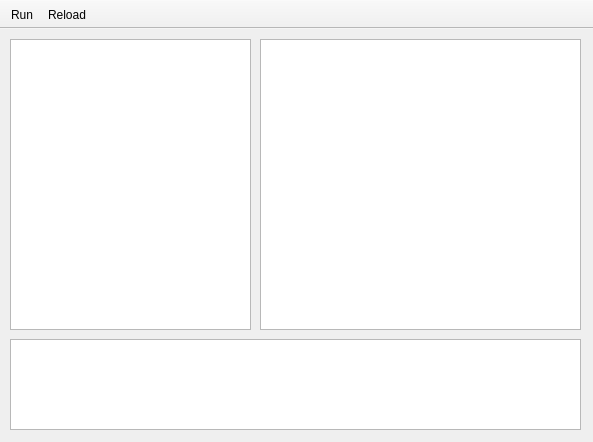
<?xml version="1.0" encoding="UTF-8"?>
<ui version="4.0">
 <class>MainWindow</class>
 <widget class="QMainWindow" name="MainWindow">
  <property name="geometry">
   <rect>
    <x>0</x>
    <y>0</y>
    <width>593</width>
    <height>442</height>
   </rect>
  </property>
  <property name="windowTitle">
   <string>ROBOT v0.1</string>
  </property>
  <widget class="QWidget" name="centralWidget">
   <widget class="QTextEdit" name="textEdit">
    <property name="geometry">
     <rect>
      <x>10</x>
      <y>10</y>
      <width>241</width>
      <height>291</height>
     </rect>
    </property>
   </widget>
   <widget class="QGraphicsView" name="graphicsView">
    <property name="geometry">
     <rect>
      <x>260</x>
      <y>10</y>
      <width>321</width>
      <height>291</height>
     </rect>
    </property>
   </widget>
   <widget class="QTextEdit" name="consoleTextEdit">
    <property name="geometry">
     <rect>
      <x>10</x>
      <y>310</y>
      <width>571</width>
      <height>91</height>
     </rect>
    </property>
   </widget>
  </widget>
  <widget class="QToolBar" name="mainToolBar">
   <property name="enabled">
    <bool>true</bool>
   </property>
   <property name="movable">
    <bool>false</bool>
   </property>
   <attribute name="toolBarArea">
    <enum>TopToolBarArea</enum>
   </attribute>
   <attribute name="toolBarBreak">
    <bool>false</bool>
   </attribute>
   <addaction name="actionRun"/>
   <addaction name="actionReload"/>
  </widget>
  <widget class="QMenuBar" name="menuBar">
   <property name="geometry">
    <rect>
     <x>0</x>
     <y>0</y>
     <width>593</width>
     <height>21</height>
    </rect>
   </property>
  </widget>
  <action name="actionRun">
   <property name="icon">
    <iconset resource="img.qrc">
     <normaloff>:/img/run_btn.png</normaloff>:/img/run_btn.png</iconset>
   </property>
   <property name="text">
    <string>Run</string>
   </property>
  </action>
  <action name="actionReload">
   <property name="icon">
    <iconset resource="img.qrc">
     <normaloff>:/img/rel_btn_r.png</normaloff>:/img/rel_btn_r.png</iconset>
   </property>
   <property name="text">
    <string>Reload</string>
   </property>
  </action>
 </widget>
 <layoutdefault spacing="6" margin="11"/>
 <resources>
  <include location="img.qrc"/>
 </resources>
 <connections/>
</ui>
